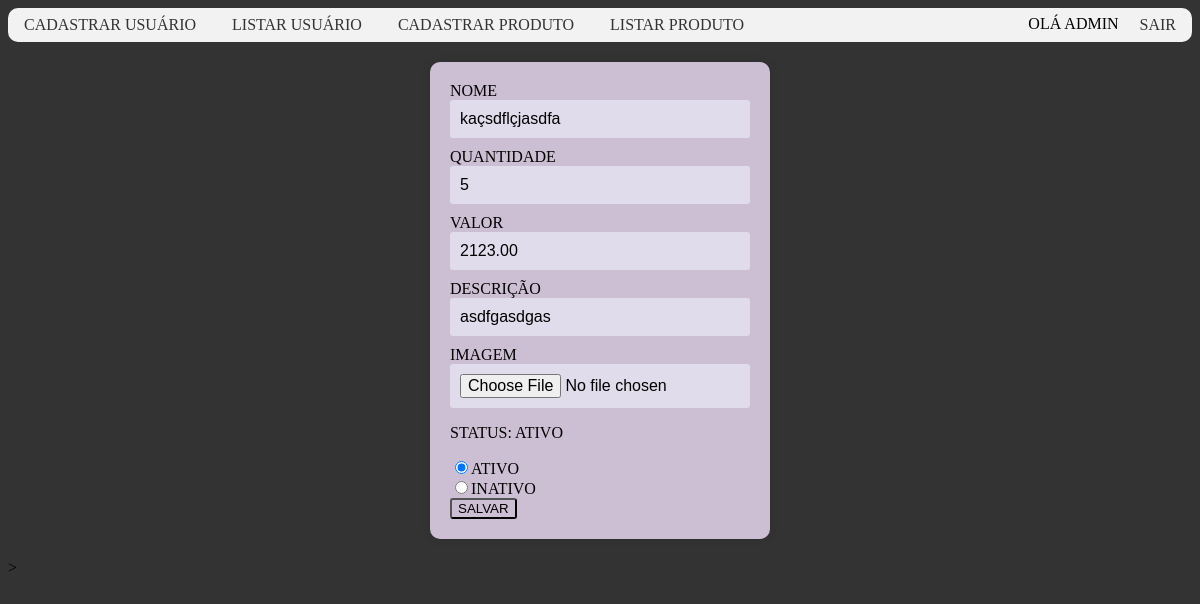
/ecommerceti26/alteraproduto.php?id=30 (signed in), run on the app's committed database.
### tables this page shows
CREATE TABLE `produtos` (
  `pro_id` int(11) NOT NULL,
  `pro_nome` varchar(50) NOT NULL,
  `pro_descricao` varchar(200) NOT NULL,
  `pro_quantidade` int(11) NOT NULL,
  `pro_valor` double(10,2) NOT NULL,
  `pro_imagem` longblob NOT NULL,
  `pro_ativo` char(1) DEFAULT NULL
);

### ecommerceti26/alteraproduto.php (the view, shortened to what this page needs)
<?php
include("cabecalho.php");
$id = $_GET['id'];
$sql = "SELECT * FROM produtos WHERE pro_id = '$id'";
$retorno = mysqli_query($link, $sql);
while ($tbl = mysqli_fetch_array($retorno)) {
    $nome = $tbl[1];
    $descricao = $tbl[2];
    $quantidade = $tbl[3];
    $valor = $tbl[4];
    $imagem = $tbl[5];
    $ativo = $tbl[6];
}
?>
<!DOCTYPE html>
<html>
    <head>
        <link rel="stylesheet" href="./css/estiloadm.css">
    </head>
    <div>
        <form action="alteraproduto.php" method="post">
            <label>NOME</label>
            <input type="text" name="nome" value="<?=$nome ?>" required>
            <label>QUANTIDADE</label>
            <input type="number" name="quantidade" value="<?=$quantidade ?>" required>
            <label>VALOR</label>
            <input type="decimal" name="valor" value="<?=$valor ?>" required>
            <label>DESCRIÇÃO</label>
            <input type="text" name="descricao" value="<?=$descricao ?>" required>
            <label>IMAGEM</label>
            <input type="file" name="imagem" value="<?=$imagem ?>">
            <label>STATUS: <?= $check = ($ativo == 's') ? "ATIVO" : "INATIVO" ?></label>
            <input type="radio" name="ativo" value="s"
            <?= $ativo == "s" ? "checked" : "" ?>>ATIVO<br>
            <input type="radio" name="ativo" value="n"
            <?= $ativo == "n" ? "checked" : "" ?>>INATIVO<br>
            <input type="submit" value="SALVAR">
        </form>
    </div>>
</html>

### ecommerceti26/css/estiloadm.css (style rules this page uses)
html { background-color: #333; }
form { background-color: rgb(205, 191, 211); border-radius: 10px; box-shadow: 0px 0px 10px rgba(0, 0, 0, 0.1); margin: 20px auto; padding: 20px; width: 300px; }
input { background-color: rgb(205, 191, 211); border-radius: 3px; }
input[type="text"], input[type="password"], input[type="number"], input[type="decimal"], input[type="date"], input[type="file"], textarea { background-color: #e0dceb; border: none; border-radius: 3px; box-sizing: border-box; display: block; font-size: 16px; margin-bottom: 10px; padding: 10px; width: 100%; resize: none; }

### data on the page
produtos: nome "kaçsdflçjasdfa", quantidade "5", valor "2123.00", descricao "asdfgasdgas", pro_ativo "ATIVO", pro_ativo "☑"

### other printed values
$nomeusuario "ADMIN"
